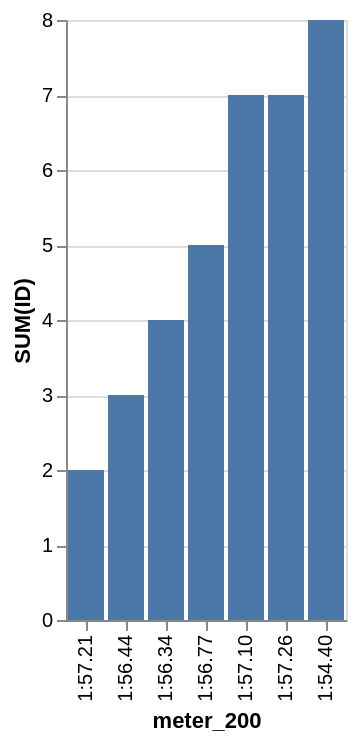

Here is the Vega-Lite specification saved for this chart:
### Vega-Lite specification from a JSON file in a GitHub repository (floating-point values rounded to 4 significant figures)
{"data": {"values": [{"x_data": "1:57.21", "y_data": 2}, {"x_data": "1:56.44", "y_data": 3}, {"x_data": "1:56.34", "y_data": 4}, {"x_data": "1:56.77", "y_data": 5}, {"x_data": "1:57.10", "y_data": 7}, {"x_data": "1:57.26", "y_data": 7}, {"x_data": "1:54.40", "y_data": 8}]}, "mark": "bar", "encoding": {"x": {"field": "x_data", "type": "nominal", "title": "meter_200", "sort": {"op": "sum", "field": "y_data", "order": "ascending"}}, "y": {"field": "y_data", "type": "quantitative", "title": "SUM(ID)"}}}
